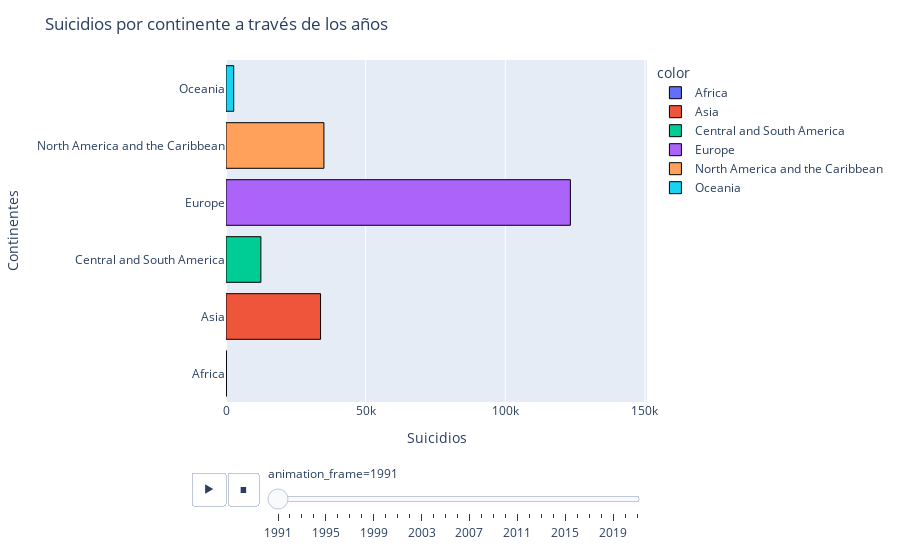

This figure's notebook cell:
### Code cell
fig = px.bar(x=df_continent['SuicideCount'], 
             y=df_continent['RegionName'], 
             animation_frame=df_continent['Year'], 
             animation_group=df_continent['RegionName'], 
             hover_name=df_continent['RegionName'], 
             color=df_continent['RegionName'], 
             orientation='h',
             range_x=[0, df_continent['SuicideCount'].max()])
fig.update_layout(title='Suicidios por continente a través de los años')
fig.update_xaxes(title_text='Suicidios')
fig.update_yaxes(title_text='Continentes')
fig.update_traces(marker=dict(line=dict(width=1, color='black')))
fig.show()

### Figure 1 — Plotly figure (JSON) as saved in the notebook; plotly's stock layout.template omitted (floating-point values rounded to 4 significant figures)
{"data": [{"alignmentgroup": "True", "hovertemplate": "<b>%{hovertext}</b><br><br>color=Africa<br>animation_frame=1991<br>x=%{x}<br>y=%{y}<extra></extra>", "hovertext": ["Africa"], "ids": ["Africa"], "legendgroup": "Africa", "marker": {"color": "#636efa", "line": {"color": "black", "width": 1}, "pattern": {"shape": ""}}, "name": "Africa", "offsetgroup": "Africa", "orientation": "h", "showlegend": true, "textposition": "auto", "type": "bar", "x": [137], "xaxis": "x", "y": ["Africa"], "yaxis": "y"}, {"alignmentgroup": "True", "hovertemplate": "<b>%{hovertext}</b><br><br>color=Asia<br>animation_frame=1991<br>x=%{x}<br>y=%{y}<extra></extra>", "hovertext": ["Asia"], "ids": ["Asia"], "legendgroup": "Asia", "marker": {"color": "#EF553B", "line": {"color": "black", "width": 1}, "pattern": {"shape": ""}}, "name": "Asia", "offsetgroup": "Asia", "orientation": "h", "showlegend": true, "textposition": "auto", "type": "bar", "x": [33855], "xaxis": "x", "y": ["Asia"], "yaxis": "y"}, {"alignmentgroup": "True", "hovertemplate": "<b>%{hovertext}</b><br><br>color=Central and South America<br>animation_frame=1991<br>x=%{x}<br>y=%{y}<extra></extra>", "hovertext": ["Central and South America"], "ids": ["Central and South America"], "legendgroup": "Central and South America", "marker": {"color": "#00cc96", "line": {"color": "black", "width": 1}, "pattern": {"shape": ""}}, "name": "Central and South America", "offsetgroup": "Central and South America", "orientation": "h", "showlegend": true, "textposition": "auto", "type": "bar", "x": [12484], "xaxis": "x", "y": ["Central and South America"], "yaxis": "y"}, {"alignmentgroup": "True", "hovertemplate": "<b>%{hovertext}</b><br><br>color=Europe<br>animation_frame=1991<br>x=%{x}<br>y=%{y}<extra></extra>", "hovertext": ["Europe"], "ids": ["Europe"], "legendgroup": "Europe", "marker": {"color": "#ab63fa", "line": {"color": "black", "width": 1}, "pattern": {"shape": ""}}, "name": "Europe", "offsetgroup": "Europe", "orientation": "h", "showlegend": true, "textposition": "auto", "type": "bar", "x": [123292], "xaxis": "x", "y": ["Europe"], "yaxis": "y"}, {"alignmentgroup": "True", "hovertemplate": "<b>%{hovertext}</b><br><br>color=North America and the Caribbean<br>animation_frame=1991<br>x=%{x}<br>y=%{y}<extra></extra>", "hovertext": ["North America and the Caribbean"], "ids": ["North America and the Caribbean"], "legendgroup": "North America and the Caribbean", "marker": {"color": "#FFA15A", "line": {"color": "black", "width": 1}, "pattern": {"shape": ""}}, "name": "North America and the Caribbean", "offsetgroup": "North America and the Caribbean", "orientation": "h", "showlegend": true, "textposition": "auto", "type": "bar", "x": [35054], "xaxis": "x", "y": ["North America and the Caribbean"], "yaxis": "y"}, {"alignmentgroup": "True", "hovertemplate": "<b>%{hovertext}</b><br><br>color=Oceania<br>animation_frame=1991<br>x=%{x}<br>y=%{y}<extra></extra>", "hovertext": ["Oceania"], "ids": ["Oceania"], "legendgroup": "Oceania", "marker": {"color": "#19d3f3", "line": {"color": "black", "width": 1}, "pattern": {"shape": ""}}, "name": "Oceania", "offsetgroup": "Oceania", "orientation": "h", "showlegend": true, "textposition": "auto", "type": "bar", "x": [2762], "xaxis": "x", "y": ["Oceania"], "yaxis": "y"}], "layout": {"barmode": "relative", "legend": {"title": {"text": "color"}, "tracegroupgap": 0}, "margin": {"t": 60}, "sliders": [{"active": 0, "currentvalue": {"prefix": "animation_frame="}, "len": 0.9, "pad": {"b": 10, "t": 60}, "steps": [{"args": [["1991"], {"frame": {"duration": 0, "redraw": true}, "fromcurrent": true, "mode": "immediate", "transition": {"duration": 0, "easing": "linear"}}], "label": "1991", "method": "animate"}, {"args": [["1992"], {"frame": {"duration": 0, "redraw": true}, "fromcurrent": true, "mode": "immediate", "transition": {"duration": 0, "easing": "linear"}}], "label": "1992", "method": "animate"}, {"args": [["1993"], {"frame": {"duration": 0, "redraw": true}, "fromcurrent": true, "mode": "immediate", "transition": {"duration": 0, "easing": "linear"}}], "label": "1993", "method": "animate"}, {"args": [["1994"], {"frame": {"duration": 0, "redraw": true}, "fromcurrent": true, "mode": "immediate", "transition": {"duration": 0, "easing": "linear"}}], "label": "1994", "method": "animate"}, {"args": [["1995"], {"frame": {"duration": 0, "redraw": true}, "fromcurrent": true, "mode": "immediate", "transition": {"duration": 0, "easing": "linear"}}], "label": "1995", "method": "animate"}, {"args": [["1996"], {"frame": {"duration": 0, "redraw": true}, "fromcurrent": true, "mode": "immediate", "transition": {"duration": 0, "easing": "linear"}}], "label": "1996", "method": "animate"}, {"args": [["1997"], {"frame": {"duration": 0, "redraw": true}, "fromcurrent": true, "mode": "immediate", "transition": {"duration": 0, "easing": "linear"}}], "label": "1997", "method": "animate"}, {"args": [["1998"], {"frame": {"duration": 0, "redraw": true}, "fromcurrent": true, "mode": "immediate", "transition": {"duration": 0, "easing": "linear"}}], "label": "1998", "method": "animate"}, {"args": [["1999"], {"frame": {"duration": 0, "redraw": true}, "fromcurrent": true, "mode": "immediate", "transition": {"duration": 0, "easing": "linear"}}], "label": "1999", "method": "animate"}, {"args": [["2000"], {"frame": {"duration": 0, "redraw": true}, "fromcurrent": true, "mode": "immediate", "transition": {"duration": 0, "easing": "linear"}}], "label": "2000", "method": "animate"}, {"args": [["2001"], {"frame": {"duration": 0, "redraw": true}, "fromcurrent": true, "mode": "immediate", "transition": {"duration": 0, "easing": "linear"}}], "label": "2001", "method": "animate"}, {"args": [["2002"], {"frame": {"duration": 0, "redraw": true}, "fromcurrent": true, "mode": "immediate", "transition": {"duration": 0, "easing": "linear"}}], "label": "2002", "method": "animate"}, {"args": [["2003"], {"frame": {"duration": 0, "redraw": true}, "fromcurrent": true, "mode": "immediate", "transition": {"duration": 0, "easing": "linear"}}], "label": "2003", "method": "animate"}, {"args": [["2004"], {"frame": {"duration": 0, "redraw": true}, "fromcurrent": true, "mode": "immediate", "transition": {"duration": 0, "easing": "linear"}}], "label": "2004", "method": "animate"}, {"args": [["2005"], {"frame": {"duration": 0, "redraw": true}, "fromcurrent": true, "mode": "immediate", "transition": {"duration": 0, "easing": "linear"}}], "label": "2005", "method": "animate"}, {"args": [["2006"], {"frame": {"duration": 0, "redraw": true}, "fromcurrent": true, "mode": "immediate", "transition": {"duration": 0, "easing": "linear"}}], "label": "2006", "method": "animate"}, {"args": [["2007"], {"frame": {"duration": 0, "redraw": true}, "fromcurrent": true, "mode": "immediate", "transition": {"duration": 0, "easing": "linear"}}], "label": "2007", "method": "animate"}, {"args": [["2008"], {"frame": {"duration": 0, "redraw": true}, "fromcurrent": true, "mode": "immediate", "transition": {"duration": 0, "easing": "linear"}}], "label": "2008", "method": "animate"}, {"args": [["2009"], {"frame": {"duration": 0, "redraw": true}, "fromcurrent": true, "mode": "immediate", "transition": {"duration": 0, "easing": "linear"}}], "label": "2009", "method": "animate"}, {"args": [["2010"], {"frame": {"duration": 0, "redraw": true}, "fromcurrent": true, "mode": "immediate", "transition": {"duration": 0, "easing": "linear"}}], "label": "2010", "method": "animate"}, {"args": [["2011"], {"frame": {"duration": 0, "redraw": true}, "fromcurrent": true, "mode": "immediate", "transition": {"duration": 0, "easing": "linear"}}], "label": "2011", "method": "animate"}, {"args": [["2012"], {"frame": {"duration": 0, "redraw": true}, "fromcurrent": true, "mode": "immediate", "transition": {"duration": 0, "easing": "linear"}}], "label": "2012", "method": "animate"}, {"args": [["2013"], {"frame": {"duration": 0, "redraw": true}, "fromcurrent": true, "mode": "immediate", "transition": {"duration": 0, "easing": "linear"}}], "label": "2013", "method": "animate"}, {"args": [["2014"], {"frame": {"duration": 0, "redraw": true}, "fromcurrent": true, "mode": "immediate", "transition": {"duration": 0, "easing": "linear"}}], "label": "2014", "method": "animate"}, {"args": [["2015"], {"frame": {"duration": 0, "redraw": true}, "fromcurrent": true, "mode": "immediate", "transition": {"duration": 0, "easing": "linear"}}], "label": "2015", "method": "animate"}, {"args": [["2016"], {"frame": {"duration": 0, "redraw": true}, "fromcurrent": true, "mode": "immediate", "transition": {"duration": 0, "easing": "linear"}}], "label": "2016", "method": "animate"}, {"args": [["2017"], {"frame": {"duration": 0, "redraw": true}, "fromcurrent": true, "mode": "immediate", "transition": {"duration": 0, "easing": "linear"}}], "label": "2017", "method": "animate"}, {"args": [["2018"], {"frame": {"duration": 0, "redraw": true}, "fromcurrent": true, "mode": "immediate", "transition": {"duration": 0, "easing": "linear"}}], "label": "2018", "method": "animate"}, {"args": [["2019"], {"frame": {"duration": 0, "redraw": true}, "fromcurrent": true, "mode": "immediate", "transition": {"duration": 0, "easing": "linear"}}], "label": "2019", "method": "animate"}, {"args": [["2020"], {"frame": {"duration": 0, "redraw": true}, "fromcurrent": true, "mode": "immediate", "transition": {"duration": 0, "easing": "linear"}}], "label": "2020", "method": "animate"}, {"args": [["2021"], {"frame": {"duration": 0, "redraw": true}, "fromcurrent": true, "mode": "immediate", "transition": {"duration": 0, "easing": "linear"}}], "label": "2021", "method": "animate"}], "x": 0.1, "xanchor": "left", "y": 0, "yanchor": "top"}], "title": {"text": "Suicidios por continente a través de los años"}, "updatemenus": [{"buttons": [{"args": [null, {"frame": {"duration": 500, "redraw": true}, "fromcurrent": true, "mode": "immediate", "transition": {"duration": 500, "easing": "linear"}}], "label": "&#9654;", "method": "animate"}, {"args": [[null], {"frame": {"duration": 0, "redraw": true}, "fromcurrent": true, "mode": "immediate", "transition": {"duration": 0, "easing": "linear"}}], "label": "&#9724;", "method": "animate"}], "direction": "left", "pad": {"r": 10, "t": 70}, "showactive": false, "type": "buttons", "x": 0.1, "xanchor": "right", "y": 0, "yanchor": "top"}], "xaxis": {"anchor": "y", "domain": [0, 1], "range": [0, 150725], "title": {"text": "Suicidios"}}, "yaxis": {"anchor": "x", "domain": [0, 1], "title": {"text": "Continentes"}}}}
